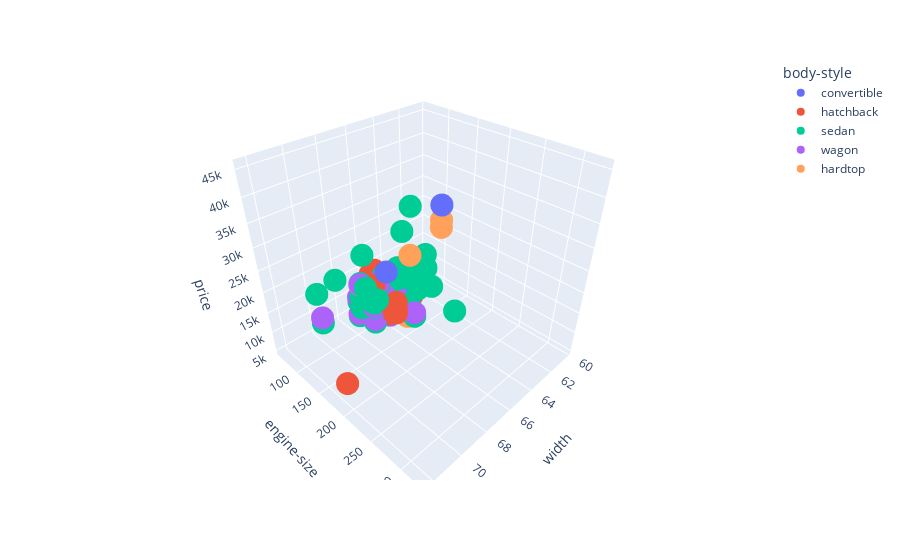

Notebook code cell kept with this figure:
### Code cell
pe.scatter_3d(data_frame=df,x = 'width',y = 'engine-size',z = 'price',color='body-style')
